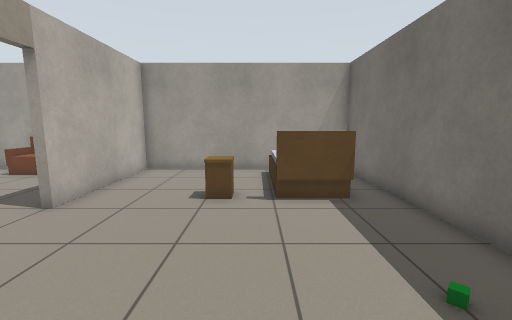
[1] (above)

15 first-person views from a walk through a world built for the Gazebo simulator. The camera is 1.1 m above the floor, tilts 8° down and sees 90° across. The floor is counted in squares, 0.5 m on a side. Each view is taken from the middle of a square. On the plan, view 1 faces up. The plan holds only what a view shows up to about 16 squares ahead; the rest is blank.

[2]
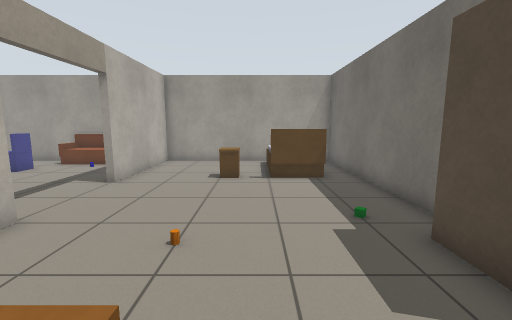

[3]
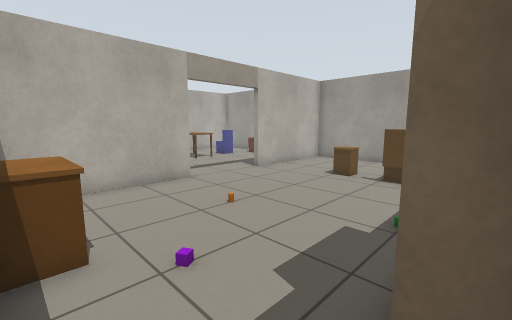

[4]
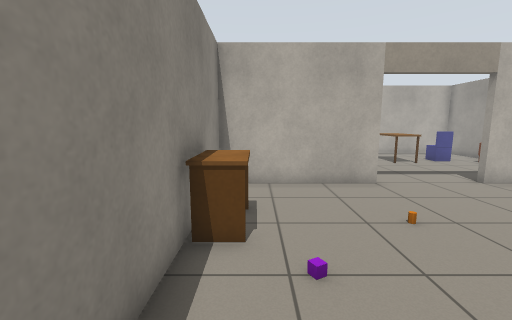

[5]
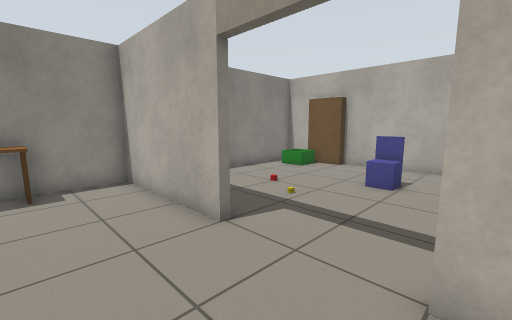

[6]
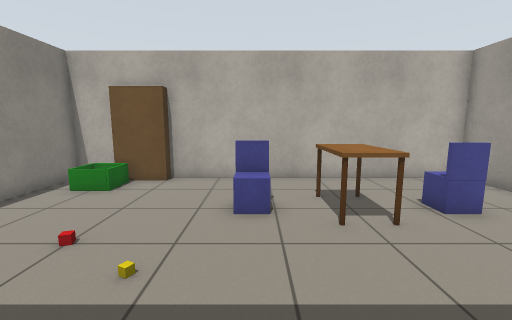

[7]
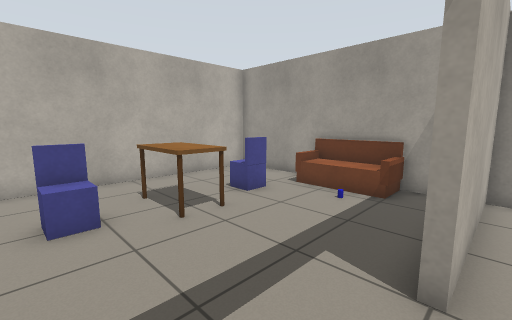

[8]
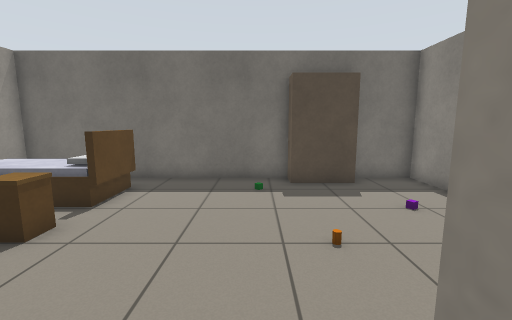

[9]
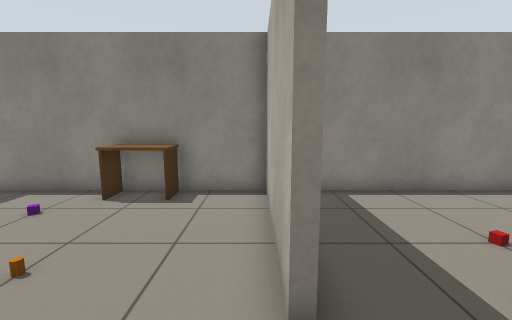

[10]
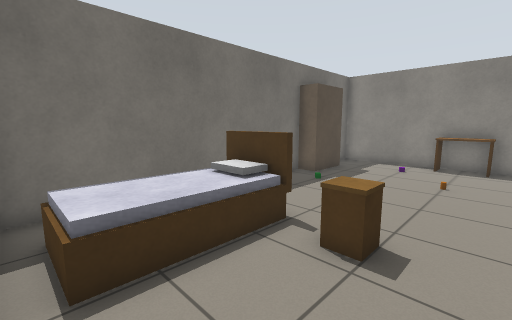

[11]
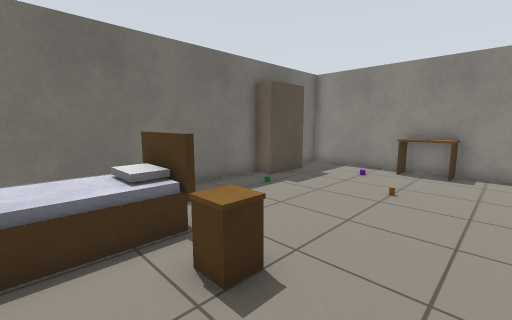

[12]
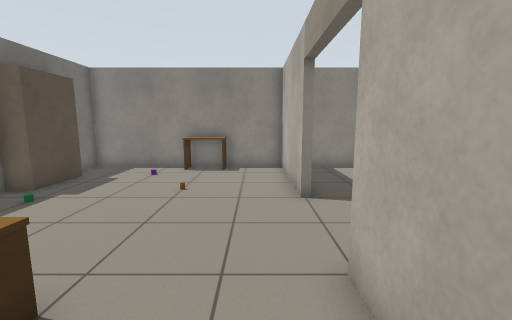

[13]
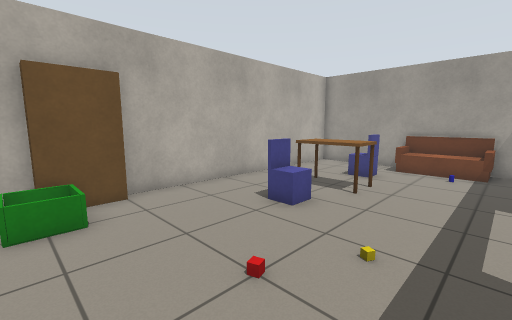

[14]
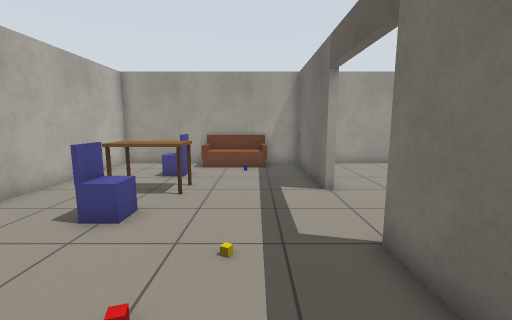

[15]
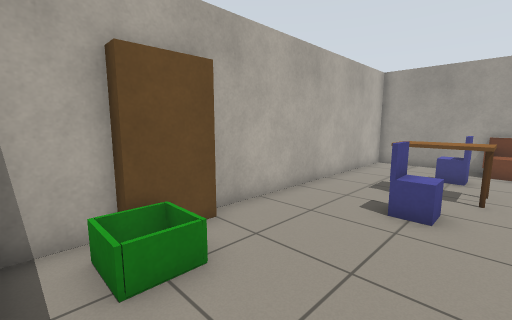

### Floor plan
Points are (right, up) in squares from view 1. A wall is a line through its corners. A room is listed if a view was taken in it or the views show most of it. See-through windows are left out.
Room 1 (views 1, 2, 3, 4, 5, 6, 7, 9, 10, 11, 12)
walls: (-5.4, 2.5) (-5.4, -3.3) (-2.6, -3.3); (4.1, -0.7) (3.4, -0.7) (3.4, 1.7) (4.3, 1.7) (4.3, 12.4) (-5.4, 12.4) (-5.4, 6.5); (-0.4, -3.3) (4.3, -3.3) (4.3, -1)
ways out: opening at (-6, 4.5) to room 2
objects: desk (-2, -3) to (-1, -2); orange cylinder (-2, 2); side table (-1, 8); purple box (1, -1); bed (1, 7) to (3, 11); green box (2, 3)
Room 2 (views 8, 13, 14, 15)
walls: (-5.4, 6.5) (-5.6, 6.5) (-5.6, 12.4) (-7.4, 12.4); (-5.6, 0.1) (-5.6, 2.5) (-5.4, 2.5); (-11.6, 12.4) (-15.3, 12.4) (-15.3, 0.5); (-15.3, -1.5) (-15.3, -3.3) (-6.9, -3.3)
low walls: (-14.5, -0.8) (-13.2, -0.8) (-13.2, -2.2) (-14.6, -2.2)
ways out: opening at (-6, 4.5) to room 1
objects: bookshelf (-15, -1) to (-15, 0); chair (-12, 4) to (-11, 4); table (-12, 6) to (-11, 7); chair (-12, 9) to (-11, 9); sofa (-11, 11) to (-8, 12); red box (-10, 1); yellow box (-9, 2); other object (-9, 10)

Positions as (right, up) in squares from view 1, and headings:
1: (0, 0), facing up
2: (0, -3), facing up
3: (4, -3), facing up-left
4: (4, -2), facing left
5: (-2, 7), facing down-left
6: (-5, 4), facing left
7: (-5, 3), facing up-left
8: (-6, 3), facing right
9: (-5, 5), facing down
10: (-3, 12), facing down-right
11: (-4, 10), facing down-right
12: (-4, 10), facing down
13: (-7, -2), facing up-left
14: (-8, -2), facing up
15: (-10, -3), facing up-left
